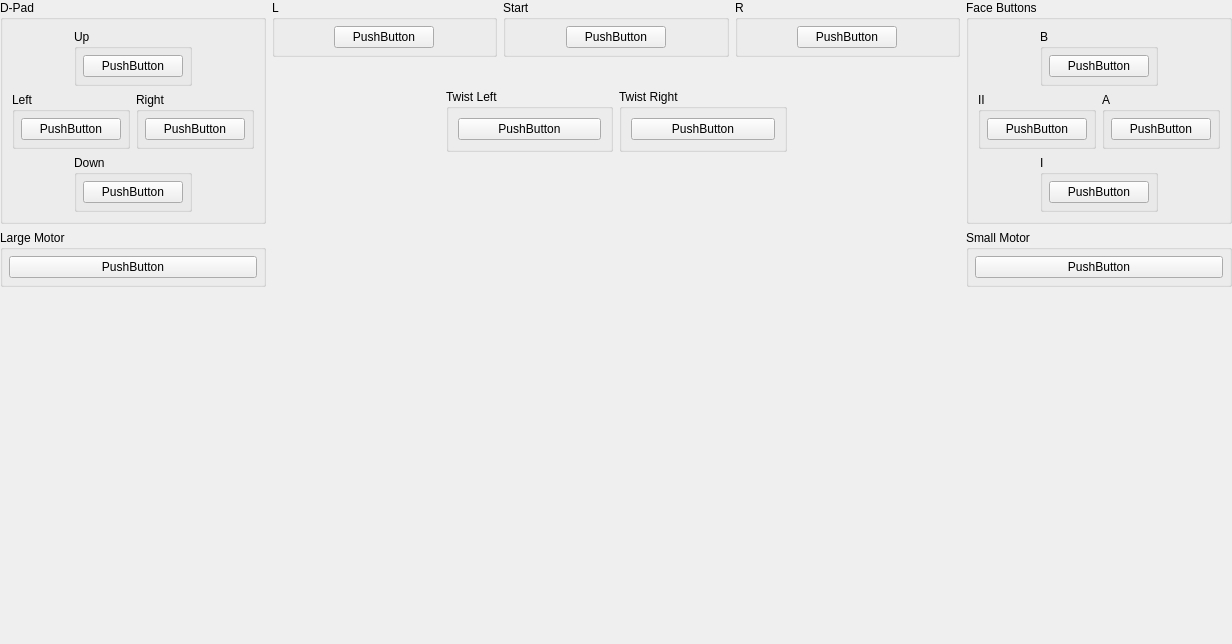
<?xml version="1.0" encoding="UTF-8"?>
<ui version="4.0">
 <class>ControllerBindingWidget_Negcon</class>
 <widget class="QWidget" name="ControllerBindingWidget_Negcon">
  <property name="geometry">
   <rect>
    <x>0</x>
    <y>0</y>
    <width>1232</width>
    <height>644</height>
   </rect>
  </property>
  <property name="sizePolicy">
   <sizepolicy hsizetype="MinimumExpanding" vsizetype="Preferred">
    <horstretch>0</horstretch>
    <verstretch>0</verstretch>
   </sizepolicy>
  </property>
  <property name="minimumSize">
   <size>
    <width>1100</width>
    <height>500</height>
   </size>
  </property>
  <layout class="QGridLayout" name="gridLayout_35">
   <property name="leftMargin">
    <number>0</number>
   </property>
   <property name="topMargin">
    <number>0</number>
   </property>
   <property name="rightMargin">
    <number>0</number>
   </property>
   <property name="bottomMargin">
    <number>0</number>
   </property>
   <item row="0" column="0" rowspan="3">
    <layout class="QVBoxLayout" name="verticalLayout_2">
     <item>
      <widget class="QGroupBox" name="groupBox_1">
       <property name="title">
        <string>D-Pad</string>
       </property>
       <layout class="QGridLayout" name="gridLayout_5">
        <item row="3" column="1" colspan="2">
         <widget class="QGroupBox" name="groupBox_5">
          <property name="title">
           <string>Down</string>
          </property>
          <layout class="QGridLayout" name="gridLayout_4">
           <property name="leftMargin">
            <number>6</number>
           </property>
           <property name="topMargin">
            <number>6</number>
           </property>
           <property name="rightMargin">
            <number>6</number>
           </property>
           <property name="bottomMargin">
            <number>6</number>
           </property>
           <item row="0" column="0">
            <widget class="InputBindingWidget" name="Down">
             <property name="minimumSize">
              <size>
               <width>100</width>
               <height>0</height>
              </size>
             </property>
             <property name="maximumSize">
              <size>
               <width>100</width>
               <height>16777215</height>
              </size>
             </property>
             <property name="text">
              <string notr="true">PushButton</string>
             </property>
            </widget>
           </item>
          </layout>
         </widget>
        </item>
        <item row="2" column="0" colspan="2">
         <widget class="QGroupBox" name="groupBox_3">
          <property name="title">
           <string>Left</string>
          </property>
          <layout class="QGridLayout" name="gridLayout_2">
           <property name="leftMargin">
            <number>6</number>
           </property>
           <property name="topMargin">
            <number>6</number>
           </property>
           <property name="rightMargin">
            <number>6</number>
           </property>
           <property name="bottomMargin">
            <number>6</number>
           </property>
           <item row="0" column="0">
            <widget class="InputBindingWidget" name="Left">
             <property name="minimumSize">
              <size>
               <width>100</width>
               <height>0</height>
              </size>
             </property>
             <property name="maximumSize">
              <size>
               <width>100</width>
               <height>16777215</height>
              </size>
             </property>
             <property name="text">
              <string notr="true">PushButton</string>
             </property>
            </widget>
           </item>
          </layout>
         </widget>
        </item>
        <item row="0" column="1" colspan="2">
         <widget class="QGroupBox" name="groupBox_2">
          <property name="title">
           <string>Up</string>
          </property>
          <layout class="QGridLayout" name="gridLayout_1">
           <property name="leftMargin">
            <number>6</number>
           </property>
           <property name="topMargin">
            <number>6</number>
           </property>
           <property name="rightMargin">
            <number>6</number>
           </property>
           <property name="bottomMargin">
            <number>6</number>
           </property>
           <item row="0" column="0">
            <widget class="InputBindingWidget" name="Up">
             <property name="minimumSize">
              <size>
               <width>100</width>
               <height>0</height>
              </size>
             </property>
             <property name="maximumSize">
              <size>
               <width>100</width>
               <height>16777215</height>
              </size>
             </property>
             <property name="text">
              <string notr="true">PushButton</string>
             </property>
            </widget>
           </item>
          </layout>
         </widget>
        </item>
        <item row="2" column="2" colspan="2">
         <widget class="QGroupBox" name="groupBox_4">
          <property name="title">
           <string>Right</string>
          </property>
          <layout class="QGridLayout" name="gridLayout_3">
           <property name="leftMargin">
            <number>6</number>
           </property>
           <property name="topMargin">
            <number>6</number>
           </property>
           <property name="rightMargin">
            <number>6</number>
           </property>
           <property name="bottomMargin">
            <number>6</number>
           </property>
           <item row="0" column="0">
            <widget class="InputBindingWidget" name="Right">
             <property name="minimumSize">
              <size>
               <width>100</width>
               <height>0</height>
              </size>
             </property>
             <property name="maximumSize">
              <size>
               <width>100</width>
               <height>16777215</height>
              </size>
             </property>
             <property name="text">
              <string notr="true">PushButton</string>
             </property>
            </widget>
           </item>
          </layout>
         </widget>
        </item>
       </layout>
      </widget>
     </item>
     <item>
      <widget class="QGroupBox" name="groupBox_29">
       <property name="title">
        <string>Large Motor</string>
       </property>
       <layout class="QGridLayout" name="gridLayout_30">
        <property name="leftMargin">
         <number>6</number>
        </property>
        <property name="topMargin">
         <number>6</number>
        </property>
        <property name="rightMargin">
         <number>6</number>
        </property>
        <property name="bottomMargin">
         <number>6</number>
        </property>
        <item row="0" column="0">
         <widget class="InputVibrationBindingWidget" name="LargeMotor">
          <property name="minimumSize">
           <size>
            <width>100</width>
            <height>0</height>
           </size>
          </property>
          <property name="maximumSize">
           <size>
            <width>16777215</width>
            <height>16777215</height>
           </size>
          </property>
          <property name="text">
           <string notr="true">PushButton</string>
          </property>
         </widget>
        </item>
       </layout>
      </widget>
     </item>
     <item>
      <spacer name="verticalSpacer_5">
       <property name="orientation">
        <enum>Qt::Orientation::Vertical</enum>
       </property>
       <property name="sizeHint" stdset="0">
        <size>
         <width>20</width>
         <height>40</height>
        </size>
       </property>
      </spacer>
     </item>
    </layout>
   </item>
   <item row="0" column="1">
    <layout class="QGridLayout" name="gridLayout_27">
     <item row="0" column="0">
      <widget class="QGroupBox" name="groupBox_22">
       <property name="title">
        <string>L</string>
       </property>
       <layout class="QGridLayout" name="gridLayout_22">
        <property name="leftMargin">
         <number>6</number>
        </property>
        <property name="topMargin">
         <number>6</number>
        </property>
        <property name="rightMargin">
         <number>6</number>
        </property>
        <property name="bottomMargin">
         <number>6</number>
        </property>
        <item row="0" column="0">
         <widget class="InputBindingWidget" name="L">
          <property name="maximumSize">
           <size>
            <width>100</width>
            <height>16777215</height>
           </size>
          </property>
          <property name="text">
           <string notr="true">PushButton</string>
          </property>
         </widget>
        </item>
       </layout>
      </widget>
     </item>
     <item row="0" column="1">
      <widget class="QGroupBox" name="groupBox_26">
       <property name="title">
        <string>Start</string>
       </property>
       <layout class="QGridLayout" name="gridLayout_26">
        <property name="leftMargin">
         <number>6</number>
        </property>
        <property name="topMargin">
         <number>6</number>
        </property>
        <property name="rightMargin">
         <number>6</number>
        </property>
        <property name="bottomMargin">
         <number>6</number>
        </property>
        <item row="0" column="0">
         <widget class="InputBindingWidget" name="Start">
          <property name="maximumSize">
           <size>
            <width>100</width>
            <height>16777215</height>
           </size>
          </property>
          <property name="text">
           <string notr="true">PushButton</string>
          </property>
         </widget>
        </item>
       </layout>
      </widget>
     </item>
     <item row="0" column="2">
      <widget class="QGroupBox" name="groupBox_24">
       <property name="title">
        <string>R</string>
       </property>
       <layout class="QGridLayout" name="gridLayout_24">
        <property name="leftMargin">
         <number>6</number>
        </property>
        <property name="topMargin">
         <number>6</number>
        </property>
        <property name="rightMargin">
         <number>6</number>
        </property>
        <property name="bottomMargin">
         <number>6</number>
        </property>
        <item row="0" column="0">
         <widget class="InputBindingWidget" name="R">
          <property name="maximumSize">
           <size>
            <width>100</width>
            <height>16777215</height>
           </size>
          </property>
          <property name="text">
           <string notr="true">PushButton</string>
          </property>
         </widget>
        </item>
       </layout>
      </widget>
     </item>
    </layout>
   </item>
   <item row="0" column="2" rowspan="3">
    <layout class="QVBoxLayout" name="verticalLayout">
     <item>
      <widget class="QGroupBox" name="groupBox_16">
       <property name="title">
        <string>Face Buttons</string>
       </property>
       <layout class="QGridLayout" name="gridLayout_16">
        <item row="3" column="1" colspan="2">
         <widget class="QGroupBox" name="groupBox_17">
          <property name="title">
           <string>I</string>
          </property>
          <layout class="QGridLayout" name="gridLayout_17">
           <property name="leftMargin">
            <number>6</number>
           </property>
           <property name="topMargin">
            <number>6</number>
           </property>
           <property name="rightMargin">
            <number>6</number>
           </property>
           <property name="bottomMargin">
            <number>6</number>
           </property>
           <item row="0" column="0">
            <widget class="InputBindingWidget" name="I">
             <property name="minimumSize">
              <size>
               <width>100</width>
               <height>0</height>
              </size>
             </property>
             <property name="maximumSize">
              <size>
               <width>100</width>
               <height>16777215</height>
              </size>
             </property>
             <property name="text">
              <string notr="true">PushButton</string>
             </property>
            </widget>
           </item>
          </layout>
         </widget>
        </item>
        <item row="2" column="0" colspan="2">
         <widget class="QGroupBox" name="groupBox_18">
          <property name="title">
           <string>II</string>
          </property>
          <layout class="QGridLayout" name="gridLayout_18">
           <property name="leftMargin">
            <number>6</number>
           </property>
           <property name="topMargin">
            <number>6</number>
           </property>
           <property name="rightMargin">
            <number>6</number>
           </property>
           <property name="bottomMargin">
            <number>6</number>
           </property>
           <item row="0" column="0">
            <widget class="InputBindingWidget" name="II">
             <property name="minimumSize">
              <size>
               <width>100</width>
               <height>0</height>
              </size>
             </property>
             <property name="maximumSize">
              <size>
               <width>100</width>
               <height>16777215</height>
              </size>
             </property>
             <property name="text">
              <string notr="true">PushButton</string>
             </property>
            </widget>
           </item>
          </layout>
         </widget>
        </item>
        <item row="0" column="1" colspan="2">
         <widget class="QGroupBox" name="groupBox_19">
          <property name="title">
           <string>B</string>
          </property>
          <layout class="QGridLayout" name="gridLayout_19">
           <property name="leftMargin">
            <number>6</number>
           </property>
           <property name="topMargin">
            <number>6</number>
           </property>
           <property name="rightMargin">
            <number>6</number>
           </property>
           <property name="bottomMargin">
            <number>6</number>
           </property>
           <item row="0" column="0">
            <widget class="InputBindingWidget" name="B">
             <property name="minimumSize">
              <size>
               <width>100</width>
               <height>0</height>
              </size>
             </property>
             <property name="maximumSize">
              <size>
               <width>100</width>
               <height>16777215</height>
              </size>
             </property>
             <property name="text">
              <string notr="true">PushButton</string>
             </property>
            </widget>
           </item>
          </layout>
         </widget>
        </item>
        <item row="2" column="2" colspan="2">
         <widget class="QGroupBox" name="groupBox_20">
          <property name="title">
           <string>A</string>
          </property>
          <layout class="QGridLayout" name="gridLayout_20">
           <property name="leftMargin">
            <number>6</number>
           </property>
           <property name="topMargin">
            <number>6</number>
           </property>
           <property name="rightMargin">
            <number>6</number>
           </property>
           <property name="bottomMargin">
            <number>6</number>
           </property>
           <item row="0" column="0">
            <widget class="InputBindingWidget" name="A">
             <property name="minimumSize">
              <size>
               <width>100</width>
               <height>0</height>
              </size>
             </property>
             <property name="maximumSize">
              <size>
               <width>100</width>
               <height>16777215</height>
              </size>
             </property>
             <property name="text">
              <string notr="true">PushButton</string>
             </property>
            </widget>
           </item>
          </layout>
         </widget>
        </item>
       </layout>
      </widget>
     </item>
     <item>
      <widget class="QGroupBox" name="groupBox_32">
       <property name="title">
        <string>Small Motor</string>
       </property>
       <layout class="QGridLayout" name="gridLayout_31">
        <property name="leftMargin">
         <number>6</number>
        </property>
        <property name="topMargin">
         <number>6</number>
        </property>
        <property name="rightMargin">
         <number>6</number>
        </property>
        <property name="bottomMargin">
         <number>6</number>
        </property>
        <item row="0" column="0">
         <widget class="InputVibrationBindingWidget" name="SmallMotor">
          <property name="minimumSize">
           <size>
            <width>100</width>
            <height>0</height>
           </size>
          </property>
          <property name="maximumSize">
           <size>
            <width>16777215</width>
            <height>16777215</height>
           </size>
          </property>
          <property name="text">
           <string notr="true">PushButton</string>
          </property>
         </widget>
        </item>
       </layout>
      </widget>
     </item>
     <item>
      <spacer name="verticalSpacer_4">
       <property name="orientation">
        <enum>Qt::Orientation::Vertical</enum>
       </property>
       <property name="sizeHint" stdset="0">
        <size>
         <width>20</width>
         <height>40</height>
        </size>
       </property>
      </spacer>
     </item>
    </layout>
   </item>
   <item row="1" column="1">
    <layout class="QHBoxLayout" name="horizontalLayout_4">
     <item>
      <spacer name="horizontalSpacer">
       <property name="orientation">
        <enum>Qt::Orientation::Horizontal</enum>
       </property>
       <property name="sizeHint" stdset="0">
        <size>
         <width>40</width>
         <height>20</height>
        </size>
       </property>
      </spacer>
     </item>
     <item>
      <widget class="QLabel" name="label">
       <property name="sizePolicy">
        <sizepolicy hsizetype="Fixed" vsizetype="Fixed">
         <horstretch>0</horstretch>
         <verstretch>0</verstretch>
        </sizepolicy>
       </property>
       <property name="maximumSize">
        <size>
         <width>400</width>
         <height>266</height>
        </size>
       </property>
       <property name="text">
        <string/>
       </property>
       <property name="pixmap">
        <pixmap resource="../resources/resources.qrc">:/images/Negcon.svg</pixmap>
       </property>
       <property name="scaledContents">
        <bool>true</bool>
       </property>
      </widget>
     </item>
     <item>
      <spacer name="horizontalSpacer_2">
       <property name="orientation">
        <enum>Qt::Orientation::Horizontal</enum>
       </property>
       <property name="sizeHint" stdset="0">
        <size>
         <width>40</width>
         <height>20</height>
        </size>
       </property>
      </spacer>
     </item>
    </layout>
   </item>
   <item row="2" column="1">
    <layout class="QGridLayout" name="gridLayout_32">
     <item row="0" column="1">
      <widget class="QGroupBox" name="groupBox_31">
       <property name="title">
        <string>Twist Left</string>
       </property>
       <layout class="QGridLayout" name="gridLayout_33">
        <item row="0" column="0">
         <widget class="InputBindingWidget" name="TwistLeft">
          <property name="maximumSize">
           <size>
            <width>150</width>
            <height>16777215</height>
           </size>
          </property>
          <property name="text">
           <string notr="true">PushButton</string>
          </property>
         </widget>
        </item>
       </layout>
      </widget>
     </item>
     <item row="0" column="2">
      <widget class="QGroupBox" name="groupBox_6">
       <property name="title">
        <string>Twist Right</string>
       </property>
       <layout class="QGridLayout" name="gridLayout_6">
        <item row="0" column="0">
         <widget class="InputBindingWidget" name="TwistRight">
          <property name="maximumSize">
           <size>
            <width>150</width>
            <height>16777215</height>
           </size>
          </property>
          <property name="text">
           <string notr="true">PushButton</string>
          </property>
         </widget>
        </item>
       </layout>
      </widget>
     </item>
     <item row="1" column="0" colspan="4">
      <spacer name="verticalSpacer">
       <property name="orientation">
        <enum>Qt::Orientation::Vertical</enum>
       </property>
       <property name="sizeHint" stdset="0">
        <size>
         <width>20</width>
         <height>40</height>
        </size>
       </property>
      </spacer>
     </item>
    </layout>
   </item>
  </layout>
 </widget>
 <customwidgets>
  <customwidget>
   <class>InputBindingWidget</class>
   <extends>QPushButton</extends>
   <header>Settings/InputBindingWidget.h</header>
  </customwidget>
  <customwidget>
   <class>InputVibrationBindingWidget</class>
   <extends>QPushButton</extends>
   <header>Settings/InputBindingWidget.h</header>
  </customwidget>
 </customwidgets>
 <tabstops>
  <tabstop>Up</tabstop>
  <tabstop>Down</tabstop>
  <tabstop>Left</tabstop>
  <tabstop>Right</tabstop>
  <tabstop>I</tabstop>
  <tabstop>II</tabstop>
  <tabstop>A</tabstop>
  <tabstop>B</tabstop>
  <tabstop>L</tabstop>
  <tabstop>R</tabstop>
  <tabstop>TwistLeft</tabstop>
  <tabstop>TwistRight</tabstop>
  <tabstop>Start</tabstop>
  <tabstop>LargeMotor</tabstop>
  <tabstop>SmallMotor</tabstop>
 </tabstops>
 <resources>
  <include location="../resources/resources.qrc"/>
 </resources>
 <connections/>
</ui>
